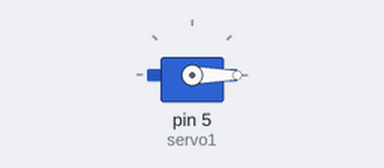
A sketch run on a simulated Arduino Uno, built with avr-gcc and run on an emulated ATmega328P. Shown: servo.

Above: at 0.05 s.
At 6.0 s:
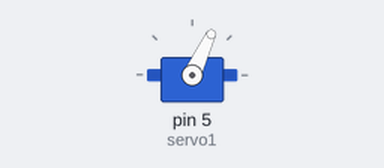
Timing chart, 0 to 7.8 s (numbered marks = the images above):
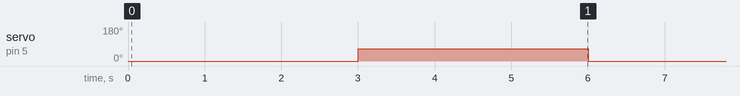

The sketch:

Servo_Jitter_Test.ino
```cpp
#include <Servo.h>

Servo servo1;

void setup() {

  servo1.attach(5);

}

void loop() {
  servo1.write(0);
  delay(3000);

  servo1.write(65);
  delay(3000);
}
```

Measured:
- by itself, servo on pin 5 (servo1): alternates 65° for 3.0 s and 0° for 3.0 s
